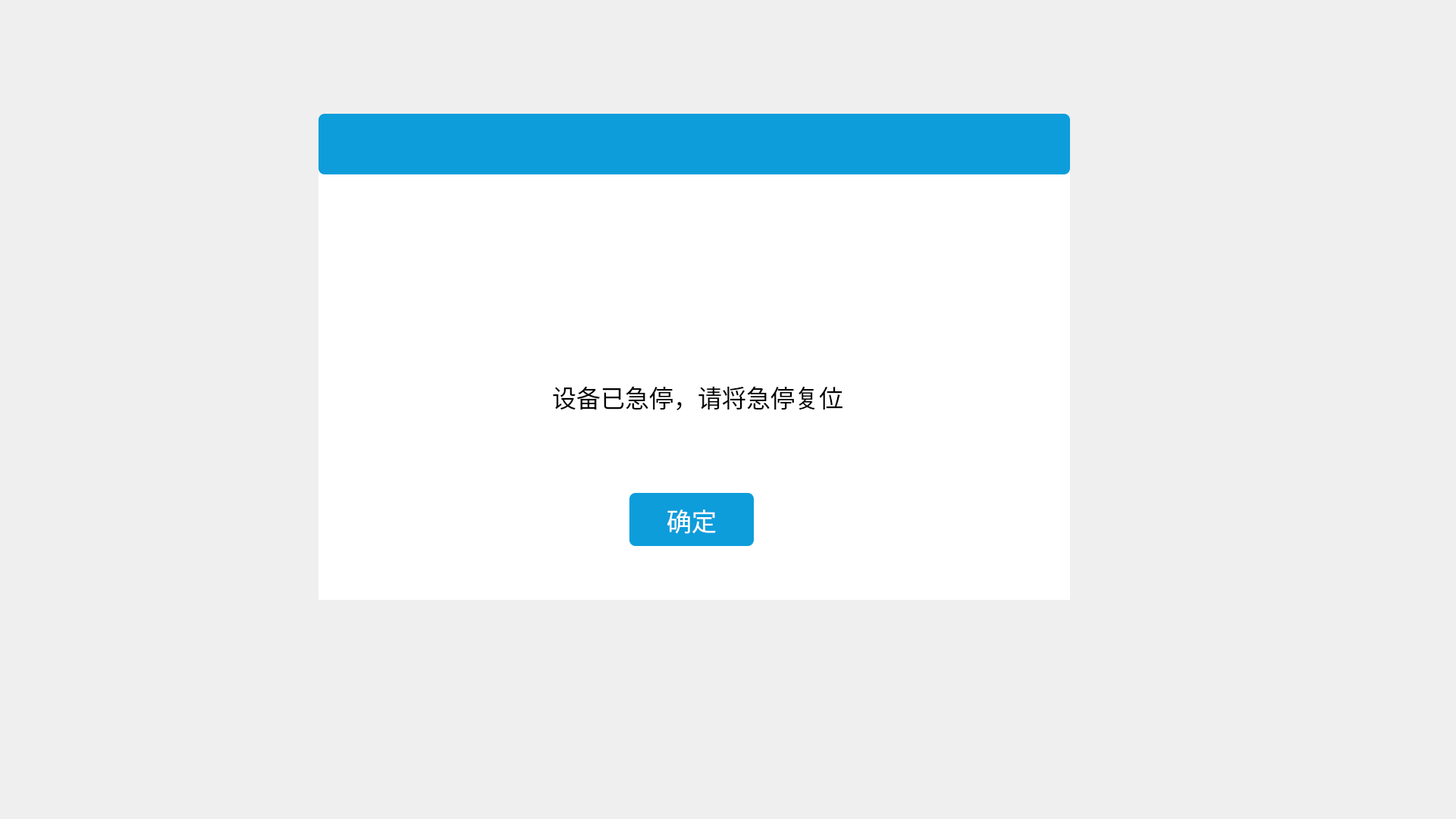
<?xml version="1.0" encoding="UTF-8"?>
<ui version="4.0">
 <class>WarningDialog</class>
 <widget class="QWidget" name="WarningDialog">
  <property name="geometry">
   <rect>
    <x>0</x>
    <y>0</y>
    <width>1920</width>
    <height>1080</height>
   </rect>
  </property>
  <property name="windowTitle">
   <string>Form</string>
  </property>
  <widget class="QGroupBox" name="groupBox">
   <property name="geometry">
    <rect>
     <x>420</x>
     <y>150</y>
     <width>991</width>
     <height>641</height>
    </rect>
   </property>
   <property name="styleSheet">
    <string notr="true">#groupBox{background: #FFFFFF;border:none;border-top-left-radius: 8px;border-top-right-radius:8px}</string>
   </property>
   <property name="title">
    <string/>
   </property>
   <widget class="QPushButton" name="confirm_Btn">
    <property name="geometry">
     <rect>
      <x>410</x>
      <y>500</y>
      <width>164</width>
      <height>70</height>
     </rect>
    </property>
    <property name="font">
     <font>
      <family>黑体</family>
      <pointsize>25</pointsize>
     </font>
    </property>
    <property name="styleSheet">
     <string notr="true">QPushButton{background: #0D9DDB;
border-radius: 8px;
color: rgb(255, 255, 255);}
QPushButton:hover{background: #0A90D4;
border-radius: 8px;
color: rgb(255, 255, 255);}
QPushButton:pressed{background: #0984CE;
border-radius: 8px;
color: rgb(255, 255, 255);}</string>
    </property>
    <property name="text">
     <string>确定</string>
    </property>
   </widget>
   <widget class="QLabel" name="text_Label">
    <property name="geometry">
     <rect>
      <x>100</x>
      <y>350</y>
      <width>800</width>
      <height>45</height>
     </rect>
    </property>
    <property name="font">
     <font>
      <family>黑体</family>
      <pointsize>24</pointsize>
     </font>
    </property>
    <property name="text">
     <string>设备已急停，请将急停复位</string>
    </property>
    <property name="alignment">
     <set>Qt::AlignCenter</set>
    </property>
   </widget>
   <widget class="QLabel" name="gameTips_Label">
    <property name="geometry">
     <rect>
      <x>200</x>
      <y>130</y>
      <width>600</width>
      <height>158</height>
     </rect>
    </property>
    <property name="text">
     <string/>
    </property>
   </widget>
   <widget class="QLabel" name="image_Label">
    <property name="geometry">
     <rect>
      <x>450</x>
      <y>220</y>
      <width>90</width>
      <height>90</height>
     </rect>
    </property>
    <property name="text">
     <string/>
    </property>
   </widget>
   <widget class="QGroupBox" name="groupBox_2">
    <property name="geometry">
     <rect>
      <x>0</x>
      <y>0</y>
      <width>991</width>
      <height>80</height>
     </rect>
    </property>
    <property name="styleSheet">
     <string notr="true">background: #0D9DDB;
border-radius: 8px 8px 0px 0px;</string>
    </property>
    <property name="title">
     <string/>
    </property>
    <widget class="QPushButton" name="close_Btn">
     <property name="geometry">
      <rect>
       <x>910</x>
       <y>17</y>
       <width>51</width>
       <height>51</height>
      </rect>
     </property>
     <property name="styleSheet">
      <string notr="true">border-image: url(:/new/prefix1/release/source/image/close.png);</string>
     </property>
     <property name="text">
      <string/>
     </property>
    </widget>
   </widget>
  </widget>
 </widget>
 <resources/>
 <connections/>
</ui>
